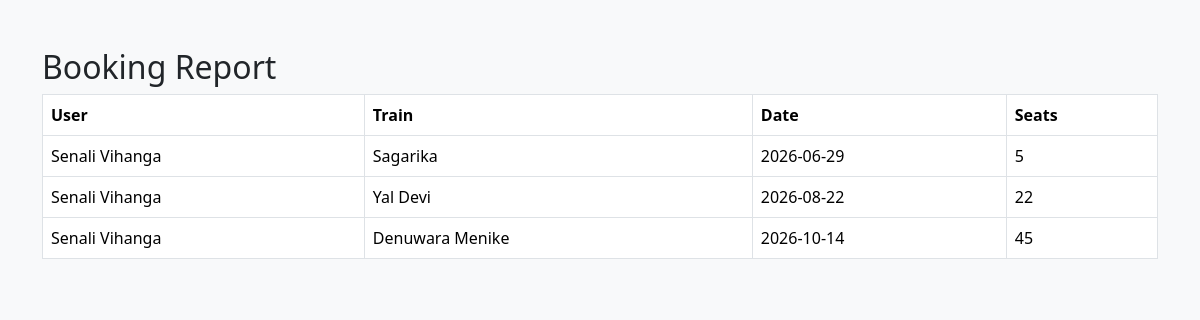
The app's page /report.php with its own data.
### tables this page shows
CREATE TABLE `bookings` (
  `id` int(11) NOT NULL,
  `user_id` int(11) DEFAULT NULL,
  `train_id` int(11) DEFAULT NULL,
  `travel_date` date DEFAULT NULL,
  `seat_count` int(11) DEFAULT NULL,
  `booking_date` timestamp NOT NULL DEFAULT current_timestamp(),
  `status` varchar(20) DEFAULT 'Confirmed'
);

CREATE TABLE `users` (
  `id` int(11) NOT NULL,
  `name` varchar(100) NOT NULL,
  `email` varchar(100) NOT NULL,
  `password` varchar(100) NOT NULL
);

CREATE TABLE `trains` (
  `id` int(11) NOT NULL,
  `train_name` varchar(100) DEFAULT NULL,
  `train_number` varchar(20) DEFAULT NULL,
  `source_station` varchar(100) DEFAULT NULL,
  `destination_station` varchar(100) DEFAULT NULL,
  `departure_time` time DEFAULT NULL,
  `arrival_time` time DEFAULT NULL,
  `available_seats` int(11) DEFAULT NULL
);

### report.php (the view, shortened to what this page needs)
<?php
include("db.php");
$result = mysqli_query($conn,
"SELECT bookings.*, users.name, trains.train_name
FROM bookings
JOIN users ON bookings.user_id = users.id
JOIN trains ON bookings.train_id = trains.id");
?>
<!DOCTYPE html>
<html>
<head>
<link href="https://cdn.jsdelivr.net/npm/bootstrap@5.3.3/dist/css/bootstrap.min.css" rel="stylesheet">
</head>
<body class="bg-light">
<div class="container mt-5">
<h2>Booking Report</h2>
<table class="table table-bordered">
<tr>
<th>User</th>
<th>Train</th>
<th>Date</th>
<th>Seats</th>
</tr>
<?php while($row=mysqli_fetch_assoc($result)) { ?>
<tr>
<td><?= $row['name'] ?></td>
<td><?= $row['train_name'] ?></td>
<td><?= $row['travel_date'] ?></td>
<td><?= $row['seat_count'] ?></td>
</tr>
<?php } ?>
</table>
</div>
</body>
</html>

### records on screen
bookings: user.name "Senali Vihanga", train.train_name "Sagarika", travel_date "2026-06-29", seat_count "5"
bookings: user.name "Senali Vihanga", train.train_name "Yal Devi", travel_date "2026-08-22", seat_count "22"
bookings: user.name "Senali Vihanga", train.train_name "Denuwara Menike", travel_date "2026-10-14", seat_count "45"
